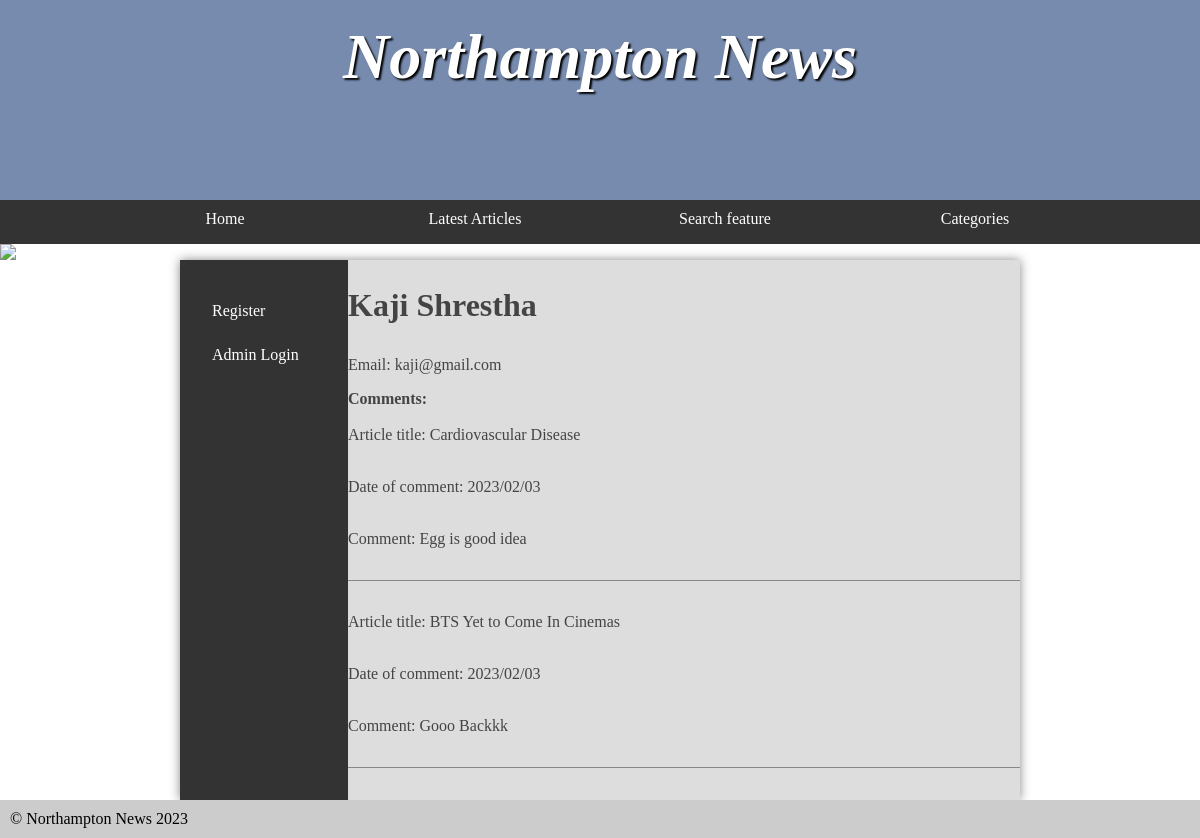
The page /userComments.php?email=kaji@gmail.com on the database its author committed.
### tables this page shows
CREATE TABLE `users` (
  `FirstName` varchar(20) DEFAULT NULL,
  `LastName` varchar(20) DEFAULT NULL,
  `DOB` date DEFAULT NULL,
  `Email` varchar(45) NOT NULL,
  `Password` varchar(45) NOT NULL,
  PRIMARY KEY (`Email`)
);

CREATE TABLE `comment` (
  `commentId` int NOT NULL,
  `firstName` varchar(50) DEFAULT NULL,
  `LastName` varchar(50) DEFAULT NULL,
  `Comnt_Date` varchar(30) DEFAULT NULL,
  `Comnt_Content` mediumtext NOT NULL,
  `article_name` varchar(90) NOT NULL,
  `authorised` char(1) NOT NULL,
  `email` varchar(50) NOT NULL,
  PRIMARY KEY (`commentId`)
);

### connection.php (called while the page is built, shortened)
<?php
	class DbAccessObject{
		private $pdo;
		public function __construct($server, $username, $password, $schema){
			$this->pdo = new PDO("mysql:host=$server;dbname=$schema", "root", "root",
			[ PDO::ATTR_ERRMODE => PDO::ERRMODE_EXCEPTION]);
		}
		public function SaveByEmail($email){
			$query = $this->pdo->prepare('
				SELECT *
				FROM Users
				WHERE Email = :email
				');
			$criteria = ['email' => $email];
			$query->execute($criteria);
			return $query;
		}
		public function SaveComments($email){
			$query = $this->pdo->prepare('
				SELECT *
				FROM comment
				WHERE Email = :email
				');
			$criteria = ['email' => $email];
			$query->execute($criteria);
			return $query;
		}
	}

### userComments.php (the view, shortened to what this page needs)
<?php
	require 'layout.php';
?>
<main>
<?php
	require 'sidebar_nav.php';
?>
<?php
	$user = $connection->SaveByEmail($_GET['email']);
	foreach ($user as $row){
		echo '<h2>' . $row['FirstName'] . " " . $row['LastName'] . '</h2>';
		echo '<p> Email: ' . $row['Email'] . '</p>';
	}
	echo '<h4> Comments: </h4>';
	$userComments = $connection->SaveComments($_GET['email']);
	foreach ($userComments as $row) {
		echo '<p> Article title: ' . $row['article_name'] . '</p>';
		echo '<p> Date of comment: ' . $row['Comnt_Date'] . '</p>';
		echo '<p>Comment: ' . $row['Comnt_Content'] . '</p>';
		echo '<form>
		</form>';
	}
?>
		</main>
<?php
	require 'footer.php';
?>

### styles.css (style rules this page uses)
* { margin: 0; padding: 0; }
html { font-family: 'Oxygen-Regular', times, verdana, sans-serif; }
body { background-color: #fff; }
main { min-height: 50vh; background-color: #ddd; width: 70vw; display: block; margin: auto; box-shadow: 0px 0px 10px #888; color:#444; }
main h2 { font-size:2em; }
p, li, h2 { margin-bottom: 1em; }
form { padding-top: 2em; margin-top: 2em; border-top: 1px solid #888; }
main { display: table; }

### rows shown on the page
users: FirstName "Kaji", LastName "Shrestha", Email "kaji@gmail.com"
comment: article_name "Cardiovascular Disease", Comnt_Date "2023/02/03", Comnt_Content "Egg is good idea"
comment: article_name "BTS Yet to Come In Cinemas", Comnt_Date "2023/02/03", Comnt_Content "Gooo Backkk"
